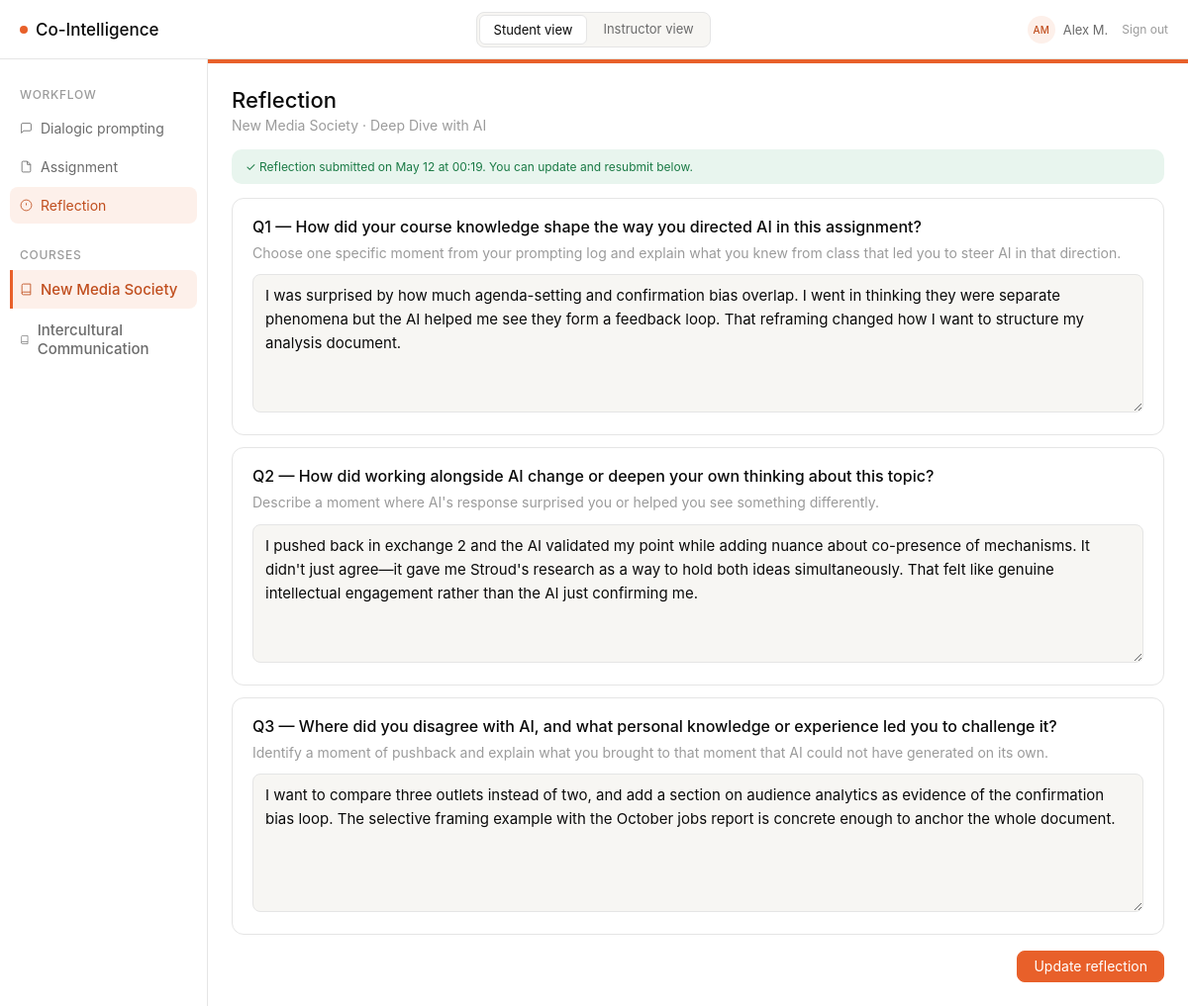
/student/reflection, run on the app's committed database.
### models/models.py (models this page shows, shortened)
class Student(db.Model):
    __tablename__ = "students"
    id = db.Column(db.Integer, primary_key=True)
    name = db.Column(db.String(120), nullable=False)
    email = db.Column(db.String(200), unique=True, nullable=False)
    course_id = db.Column(db.Integer, db.ForeignKey("courses.id"), nullable=False)
    course = db.relationship("Course", back_populates="students")
    exchanges = db.relationship("PromptExchange", back_populates="student")
    reflections = db.relationship("Reflection", back_populates="student")
    outputs = db.relationship("Output", back_populates="student")
    assessment_scores = db.relationship("AssessmentScore", back_populates="student")

class Course(db.Model):
    __tablename__ = "courses"
    id = db.Column(db.Integer, primary_key=True)
    name = db.Column(db.String(200), nullable=False)
    learning_objective = db.Column(db.Text, nullable=False)
    required_concepts = db.Column(db.JSON, nullable=False, default=list)
    output_modalities = db.Column(db.JSON, nullable=False, default=list)
    min_exchanges = db.Column(db.Integer, nullable=False, default=5)
    color = db.Column(db.String(20), nullable=False, default="#E8602A")
    color_light = db.Column(db.String(20), nullable=False, default="#FDF0EA")
    color_text = db.Column(db.String(20), nullable=False, default="#C04E1E")
    color_hover = db.Column(db.String(20), nullable=False, default="#d4521f")
    assignments = db.relationship("Assignment", back_populates="course")
    students = db.relationship("Student", back_populates="course")

class Assignment(db.Model):
    __tablename__ = "assignments"
    id = db.Column(db.Integer, primary_key=True)
    course_id = db.Column(db.Integer, db.ForeignKey("courses.id"), nullable=False)
    title = db.Column(db.String(200), nullable=False)
    description = db.Column(db.Text, nullable=False)
    due_date = db.Column(db.DateTime, nullable=True)
    modality = db.Column(db.String(100), nullable=True)
    instructions = db.Column(db.Text, nullable=True)
    sections_config = db.Column(db.JSON, nullable=True)
    course = db.relationship("Course", back_populates="assignments")
    exchanges = db.relationship("PromptExchange", back_populates="assignment")
    reflections = db.relationship("Reflection", back_populates="assignment")
    outputs = db.relationship("Output", back_populates="assignment")
    assessment_scores = db.relationship("AssessmentScore", back_populates="assignment")

class Reflection(db.Model):
    __tablename__ = "reflections"
    id = db.Column(db.Integer, primary_key=True)
    student_id = db.Column(db.Integer, db.ForeignKey("students.id"), nullable=False)
    assignment_id = db.Column(db.Integer, db.ForeignKey("assignments.id"), nullable=False)
    question_1 = db.Column(db.Text, nullable=False)
    question_2 = db.Column(db.Text, nullable=False)
    question_3 = db.Column(db.Text, nullable=False)
    submitted_at = db.Column(db.DateTime, default=datetime.utcnow)
    student = db.relationship("Student", back_populates="reflections")
    assignment = db.relationship("Assignment", back_populates="reflections")

class ReflectionConfig(db.Model):
    __tablename__ = "reflection_configs"
    id = db.Column(db.Integer, primary_key=True)
    assignment_id = db.Column(db.Integer, db.ForeignKey("assignments.id"), nullable=False, unique=True)
    question_1 = db.Column(db.Text, nullable=False)
    question_2 = db.Column(db.Text, nullable=False)
    question_3 = db.Column(db.Text, nullable=False)
    hint_1 = db.Column(db.Text, nullable=True)
    hint_2 = db.Column(db.Text, nullable=True)
    hint_3 = db.Column(db.Text, nullable=True)
    updated_at = db.Column(db.DateTime, default=datetime.utcnow)
    assignment = db.relationship("Assignment")

### routes/student_routes.py (the view, shortened to what this page needs)
@student_bp.route("/reflection", methods=["GET", "POST"])
def reflection():
    student, assignment, course = _get_context()
    existing = Reflection.query.filter_by(
        student_id=student.id, assignment_id=assignment.id
    ).first()
    cfg = ReflectionConfig.query.filter_by(assignment_id=assignment.id).first()
    if cfg:
        questions = {
            "question_1": cfg.question_1,
            "question_2": cfg.question_2,
            "question_3": cfg.question_3,
            "hint_1": cfg.hint_1 or "",
            "hint_2": cfg.hint_2 or "",
            "hint_3": cfg.hint_3 or "",
        }
    else:
        questions = {k: (v or "") for k, v in DEFAULT_REFLECTION_QUESTIONS.items()}
    return render_template(
        "student/reflection.html",
        student=student,
        assignment=assignment,
        course=course,
        existing=existing,
        questions=questions,
    )

### routes/student_routes.py (called while the page is built)
def _get_context():
    course_id = session.get("course_id")
    if course_id:
        course = Course.query.get(course_id)
    else:
        course = Course.query.first()
        if course:
            session["course_id"] = course.id
    if not course:
        return None, None, None
    student = Student.query.filter_by(name="Alex M.", course_id=course.id).first()
    assignment = Assignment.query.filter_by(course_id=course.id).first()
    return student, assignment, course

### templates/student/reflection.html (shortened to what this page needs)
{% extends "base.html" %}
{% block sidebar %}
<nav class="sidebar">
  <div class="sidebar-section">Workflow</div>
  <a href="{{ url_for('student.prompting') }}"
     class="sidebar-item{% if request.endpoint == 'student.prompting' %} active{% endif %}">
    <svg width="13" height="13" fill="none" stroke="currentColor" stroke-width="1.6" viewBox="0 0 24 24"><path d="M21 15a2 2 0 0 1-2 2H7l-4 4V5a2 2 0 0 1 2-2h14a2 2 0 0 1 2 2z"/></svg>
    Dialogic prompting
  </a>
  <a href="{{ url_for('student.assignment') }}"
     class="sidebar-item{% if request.endpoint == 'student.assignment' %} active{% endif %}">
    <svg width="13" height="13" fill="none" stroke="currentColor" stroke-width="1.6" viewBox="0 0 24 24"><path d="M14 2H6a2 2 0 0 0-2 2v16a2 2 0 0 0 2 2h12a2 2 0 0 0 2-2V8z"/><polyline points="14 2 14 8 20 8"/></svg>
    Assignment
  </a>
  <a href="{{ url_for('student.reflection') }}"
     class="sidebar-item{% if request.endpoint == 'student.reflection' %} active{% endif %}">
    <svg width="13" height="13" fill="none" stroke="currentColor" stroke-width="1.6" viewBox="0 0 24 24"><circle cx="12" cy="12" r="10"/><line x1="12" y1="8" x2="12" y2="12"/><line x1="12" y1="16" x2="12.01" y2="16"/></svg>
    Reflection
  </a>
  {% include "_course_nav.html" %}
</nav>
{% endblock %}
{% block content %}
<div style="margin-bottom:16px;">
  <h1 class="page-title">Reflection</h1>
  <div class="page-sub">{{ course.name }} &middot; {{ assignment.title }}</div>
</div>
{% if existing %}
<div style="background:var(--pill-green-bg);color:var(--pill-green-text);border-radius:10px;padding:10px 14px;font-size:12px;margin-bottom:14px;">
  &#10003; Reflection submitted on {{ existing.submitted_at.strftime('%b %d at %H:%M') }}. You can update and resubmit below.
</div>
{% endif %}
<div class="card q-card">
  <div class="q-label">Q1 — {{ questions['question_1'] }}</div>
  {% if questions['hint_1'] %}<div class="q-hint">{{ questions['hint_1'] }}</div>{% endif %}
  <textarea id="q1" rows="5" placeholder="Write your response here…">{{ existing.question_1 if existing else '' }}</textarea>
</div>
<div class="card q-card">
  <div class="q-label">Q2 — {{ questions['question_2'] }}</div>
  {% if questions['hint_2'] %}<div class="q-hint">{{ questions['hint_2'] }}</div>{% endif %}
  <textarea id="q2" rows="5" placeholder="Write your response here…">{{ existing.question_2 if existing else '' }}</textarea>
</div>
<div class="card q-card">
  <div class="q-label">Q3 — {{ questions['question_3'] }}</div>
  {% if questions['hint_3'] %}<div class="q-hint">{{ questions['hint_3'] }}</div>{% endif %}
  <textarea id="q3" rows="5" placeholder="Write your response here…">{{ existing.question_3 if existing else '' }}</textarea>
</div>
<div class="action-row">
  <button class="btn btn-primary" id="submit-btn"
    onclick="submitReflectionForm('{{ url_for('student.reflection') }}')">
    {% if existing %}Update reflection{% else %}Submit reflection{% endif %}
  </button>
</div>
{% endblock %}

### templates/base.html (shortened to what this page needs)
<!DOCTYPE html>
<html lang="en">
<head>
  <link rel="stylesheet" href="{{ url_for('static', filename='style.css') }}" />
  <link rel="stylesheet" href="https://cdn.jsdelivr.net/npm/@tabler/icons-webfont@latest/tabler-icons.min.css" />
</head>
<body>
{% set is_student    = request.path.startswith('/student') %}
{% set is_instructor = request.path.startswith('/instructor') %}
{% if is_student %}
  {% set _user_name     = "Alex M." %}
  {% set _user_initials = "AM" %}
{% else %}
  {% set _user_name     = "Instructor" %}
  {% set _user_initials = "IN" %}
{% endif %}
<div class="app">
  <div class="topbar">
    <a class="logo" href="/">
      <span class="logo-dot"></span>
      Co-Intelligence
    </a>
    <div class="topbar-toggles">
      <a href="{{ url_for('student.prompting') }}"
         class="topbar-toggle{% if is_student %} active{% endif %}">
        Student view
      </a>
      <a href="{{ url_for('instructor.dashboard') }}"
         class="topbar-toggle{% if is_instructor %} active{% endif %}">
        Instructor view
      </a>
    </div>
    <div class="topbar-user">
      <div class="user-avatar">{{ _user_initials }}</div>
      <span class="user-name">{{ _user_name }}</span>
      <a href="{{ url_for('login') }}" style="font-size:12px;color:var(--text-tertiary);text-decoration:none;margin-left:6px;">Sign out</a>
    </div>
  </div>
  <div class="main">
    {% block sidebar %}{% endblock %}
    <div class="content">
      {% block content %}{% endblock %}
    </div>
  </div>
</div>
</body>
</html>

### templates/_course_nav.html
{% if all_courses and all_courses | length > 1 %}
<div class="sidebar-section" style="margin-top:8px;">Courses</div>
{% for c in all_courses %}
<a href="{{ url_for('switch_course', course_id=c.id) }}"
   class="sidebar-item{% if c.id == current_course_id %} active{% endif %}"
   style="font-size:15px;font-weight:500;{% if c.id == current_course_id %}border-left:3px solid {{ course_color }};border-radius:0 8px 8px 0;padding-left:7px;{% endif %}">
  <svg width="13" height="13" fill="none" stroke="currentColor" stroke-width="1.6" viewBox="0 0 24 24">
    <path d="M4 19.5A2.5 2.5 0 0 1 6.5 17H20"/><path d="M6.5 2H20v20H6.5A2.5 2.5 0 0 1 4 19.5v-15A2.5 2.5 0 0 1 6.5 2z"/>
  </svg>
  {{ c.name }}
</a>
{% endfor %}
{% endif %}

### static/style.css (style rules this page uses)
:root { --bg-primary: #ffffff; --bg-surface: #f7f6f3; --bg-orange-light: #FDF0EA; --text-primary: #0a0a0a; --text-secondary: #6b6b6b; --text-tertiary: #9b9b9b; --text-orange: #C04E1E; --accent: #E8602A; --border: #e5e5e5; --pill-green-bg: #e8f5ee; --pill-green-text: #1a7a45; --pill-amber-bg: #fef3e2; --pill-amber-text: #92580a; }
*, *::before, *::after { box-sizing: border-box; margin: 0; padding: 0; }
body { font-family: -apple-system, BlinkMacSystemFont, "Inter", system-ui, sans-serif; font-size: 16px; font-weight: 400; color: var(--text-primary); background: var(--bg-primary); -webkit-font-smoothing: antialiased; }
.app { display: flex; flex-direction: column; min-height: 100vh; }
.topbar { height: 60px; border-bottom: 1px solid var(--border); display: flex; align-items: center; justify-content: space-between; padding: 0 20px; background: var(--bg-primary); }
.logo { font-size: 17px; font-weight: 500; display: flex; align-items: center; gap: 8px; color: var(--text-primary); text-decoration: none; }
.logo-dot { width: 8px; height: 8px; border-radius: 50%; background: var(--accent); flex-shrink: 0; }
.main { display: flex; flex: 1; }
.sidebar { width: 210px; border-right: 1px solid var(--border); padding: 14px 10px; display: flex; flex-direction: column; gap: 2px; background: var(--bg-primary); }
.sidebar-section { font-size: 12px; font-weight: 500; letter-spacing: 0.06em; text-transform: uppercase; color: var(--text-tertiary); padding: 14px 10px 6px; }
.sidebar-item { display: flex; align-items: center; gap: 8px; padding: 10px 10px; border-radius: 8px; font-size: 14px; color: var(--text-secondary); cursor: pointer; text-decoration: none; }
.sidebar-item.active { background: var(--bg-orange-light); color: var(--text-orange); }
.content { flex: 1; padding: 24px; overflow: auto; }
.page-title { font-size: 22px; font-weight: 500; color: var(--text-primary); }
.page-sub { font-size: 14px; color: var(--text-tertiary); margin-top: 4px; }
.card { background: var(--bg-primary); border: 1px solid var(--border); border-radius: 12px; padding: 18px 20px; }
.btn { font-family: inherit; font-size: 14px; font-weight: 400; padding: 8px 16px; border-radius: 8px; border: 1px solid var(--border); background: transparent; color: var(--text-primary); cursor: pointer; display: inline-flex; align-items: center; gap: 6px; text-decoration: none; line-height: 1; }
.btn-primary { background: var(--accent); color: #fff; border-color: var(--accent); }
input, textarea, select { font-family: inherit; font-size: 15px; padding: 9px 12px; border-radius: 8px; border: 1px solid var(--border); background: var(--bg-surface); color: var(--text-primary); width: 100%; outline: none; }
textarea { resize: vertical; line-height: 1.6; }

### templates/base.html (style rules this page uses)
.topbar-toggles { display: flex; gap: 2px; background: var(--bg-surface); border: 1px solid var(--border); border-radius: 8px; padding: 2px; }
.topbar-toggle { font-size: 13px; padding: 6px 14px; border-radius: 6px; border: none; background: transparent; color: var(--text-secondary); cursor: pointer; text-decoration: none; font-family: inherit; transition: background .12s, color .12s; white-space: nowrap; }
.topbar-toggle.active { background: var(--bg-primary); color: var(--text-primary); border: 1px solid var(--border); }
.topbar-user { display: flex; align-items: center; gap: 8px; }
.user-avatar { width: 28px; height: 28px; border-radius: 50%; background: var(--bg-orange-light); color: var(--text-orange); font-size: 10px; font-weight: 500; display: flex; align-items: center; justify-content: center; flex-shrink: 0; }
.user-name { font-size: 13px; color: var(--text-secondary); }

### templates/student/reflection.html (style rules this page uses)
.q-card { margin-bottom:12px; }
.q-label { font-size:16px; font-weight:500; color:var(--text-primary); margin-bottom:6px; }
.q-hint { font-size:14px; color:var(--text-tertiary); line-height:1.6; margin-bottom:10px; }
.action-row { display:flex; gap:8px; justify-content:flex-end; margin-top:16px; }

### data on the page
Student: name "Alex M."
Course: name "New Media Society"
Course: name "Intercultural Communication"
Assignment: title "Deep Dive with AI"
Reflection: submitted_at "May 12 at 00:19", question_1 "I was surprised by how much agenda-setting and confirmation bias overlap. I went in thinking they were separate phenomena but the AI helped me see they form a feedback loop. That reframing changed how I want to structure my analysis document.", question_2 "I pushed back in exchange 2 and the AI validated my point while adding nuance about co-presence of mechanisms. It didn't just agree—it gave me Stroud's research as a way to hold both ideas simultaneously. That felt like genuine intellectual engagement rather than the AI just confirming me.", question_3 "I want to compare three outlets instead of two, and add a section on audience analytics as evidence of the confirmation bias loop. The selective framing example with the October jobs report is concrete enough to anchor the whole document."
ReflectionConfig: question_1 "How did your course knowledge shape the way you directed AI in this assignment?", hint_1 "Choose one specific moment from your prompting log and explain what you knew from class that led you to steer AI in that direction.", question_2 "How did working alongside AI change or deepen your own thinking about this topic?", hint_2 "Describe a moment where AI's response surprised you or helped you see something differently.", question_3 "Where did you disagree with AI, and what personal knowledge or experience led you to challenge it?", hint_3 "Identify a moment of pushback and explain what you brought to that moment that AI could not have generated on its own."

### other printed values
{{ _user_initials }} "AM"
